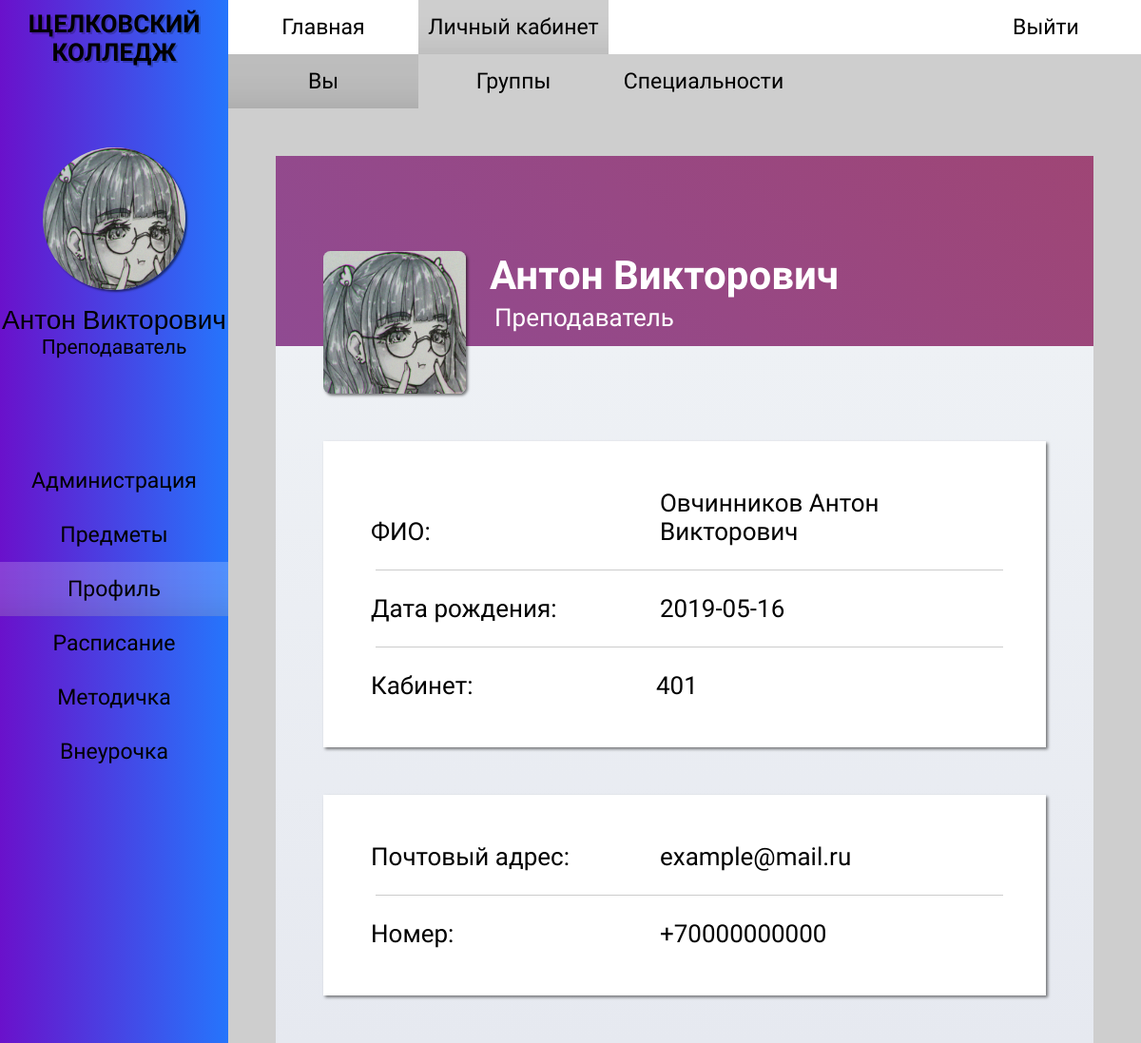
/student_you.php (signed in), run on the app's committed database.
### tables this page shows
CREATE TABLE `teachers` (
  `id_teacher` int(11) NOT NULL,
  `name` varchar(50) NOT NULL,
  `birth` date NOT NULL,
  `number` varchar(12) NOT NULL,
  `id_role` int(11) NOT NULL,
  `id_user` int(11) NOT NULL,
  `id_classroom` int(11) NOT NULL,
  `email` varchar(50) NOT NULL
);

CREATE TABLE `classrooms` (
  `id_classroom` int(11) NOT NULL,
  `name` varchar(10) NOT NULL
);

### student_you.php (the view, shortened to what this page needs)
<?
$user_id = $_SESSION['id_user'];
$role_id = $_SESSION['id_role'];
$user_info = $_SESSION['user_info'];
$user_fio = explode(' ', $user_info[0]);
$user_info[0] = $user_fio[1].' '.$user_fio[2];
require_once 'php/connection.php';
if ($role_id == 2)
{
    $query_user_info = "SELECT
                            teachers.name,
                            teachers.birth,
                            classrooms.name,
                            teachers.email,
                            teachers.number,
                            roles.name
                        FROM
                            teachers,
                            classrooms,
                            roles
                        WHERE
                            teachers.id_role = roles.id_role
                        AND
                            id_teacher = '$user_id'";
    $result_user_info = mysqli_query($link, $query_user_info);
    $data_user_info = mysqli_fetch_row($result_user_info);
    $user_name = $data_user_info[0];
    $user_birth = $data_user_info[1];
    $user_classroom = $data_user_info[2];
    $user_email = $data_user_info[3];
    $user_phone = $data_user_info[4];
}
?>
<!DOCTYPE html>
<html>
<head>
    <link rel="stylesheet" href="styles/style_admin.css">
    <link rel="stylesheet" href="styles/style_adaptability.css">
    <link rel="stylesheet" href="styles/contents/style_profile.css">
</head>
<body>
    <div id="main-wrapper">
        <div id="wrapper-one">
            <div id="side-bar">
                <div class="hm-logo">
                    <h2> <a href="index.php"> ЩЕЛКОВСКИЙ <br> КОЛЛЕДЖ </a> </h2>
                </div>
                <div class="sb-profile">
                    <img src="images/avatar.jpg">
                    <? echo " <p class='sb-name'> $user_info[0] </p>"; ?>
                    <? echo "<p class='sb-role'> $user_info[1] </p>"; ?>
                </div>
                <div class="sb-menu">
                    <ul>
                        <li> <a href="administration.php"> Администрация </a> </li>
                        <li> <a href="subject.php"> Предметы </a> </li>
                        <li> <a href="student_you.php" id="sb-menu_active"> Профиль </a> </li>
                        <li> <a href="schedule.php"> Расписание </a> </li>
                        <li> <a href="metodichka.php"> Методичка </a> </li>
                        <li> <a href="vneurochka.php"> Внеурочка </a> </li>
                    </ul>
                </div>
            </div>
        </div>
        <div id="wrapper-two">
            <div id="header-menu">
                <div class="hm-menu">
                    <ul>
                        <li> <a href="index.php"> Главная </a> </li>
                        <li> <a href="student_you.php" id="hm-menu_active"> Личный кабинет</a> </li>
                    </ul>
                </div>
                <div class="hm-login">
                    <a href="php/logout.php"> Выйти </a>
                </div>
            </div>
            <div id="nav-menu">
                <ul>
                    <li> <a href="student_you.php" id="nav-menu_active"> Вы </a> </li>
                    <li> <a href="student_group.php"> Группы </a> </li>
                    <li> <a href="student_specialty.php"> Специальности </a> </li>
                </ul>
            </div>
            <div id="content">
                <div id="profile">
                    <img src="images/avatar.jpg">
                    <div class='p-background'>
            <? echo "<h2 class='b-name'> $user_info[0] </h2>"; ?>
            <? echo "<p class='b-info'> $user_info[1] </p>"; ?>
                    </div>
                    <div class='info-background'>
                        <div class="user-info">
                            <p> ФИО: </p>
                            <? echo "<p> $user_name </p>"; ?>
                            <hr>
                            <p> Дата рождения: </p>
                            <? echo "<p> $user_birth </p>"; ?>
                            <hr>
                        <?
                        if ($role_id == 2 or $role_id == 1)
                        {
                            echo "<p> Кабинет: </p>";
                            echo "<p> $user_classroom </p>";
                        }
                        ?>
                        </div>
                        <div class="profile-info">
                            <p> Почтовый адрес: </p>
                            <? echo "<p> $user_email </p>"; ?>
                            <hr>
                            <p> Номер: </p>
                            <? echo "<p> $user_phone </p>"; ?>
                        </div>
                    </div>
                </div>
            </div>
        </div>
    </div>
</body>
</html>

### styles/style_admin.css (style rules this page uses)
* { box-sizing: border-box; margin: 0; padding: 0; }
html, head, body, #main-wrapper { font-family: "PT Sans Narrow", sans-serif, "Roboto", sans-serif, "Oswald", sans-serif; overflow-y: hidden; height: 100% !important; min-height: 100%; background-color: #CECECE; }
#wrapper-one { float: left; width: 20%; min-height: 100%; }
#wrapper-two { float: right; overflow-y: scroll; width: 80%; min-height: 100%; }
#wrapper-one { position: relative; z-index: 15; float: left; overflow: hidden; overflow: scroll; width: 20%; height: 100%; background-image: linear-gradient(to right, #6A11CB 0%, #2575FC 100%); -ms-overflow-style: none; scrollbar-width: none; }
.hm-logo h2 { font-family: "Oswald", sans-serif; font-size: 26px; padding: 10px 0; text-align: center; text-shadow: 2px 2px 0 rgba(0,0,0,0.2); }
.sb-profile img { display: block; width: 150px; height: 150px; margin: 75px auto 15px auto; border-radius: 100%; box-shadow: 2px 2px 2px 0 rgba(0,0,0,0.5); }
.sb-profile .sb-name { font-family: "Roboto", sans-serif; font-size: 28px; text-align: center; }
.sb-profile .sb-role { font-size: 21px; text-align: center; }
.sb-menu { display: flex; flex-direction: column; padding: 100px 0; }
.sb-menu ul { display: flex; flex-direction: column; width: 100%; list-style-type: none; }
.sb-menu a { font-size: 23px; display: block; width: 100%; padding: 15px 0 15px 0; transition: 0.3s linear; text-align: center; text-decoration: none; color: black; }
.sb-menu a:hover, #sb-menu_active { transition: 0.2s linear; background-color: rgba(255,255,255,0.2); box-shadow: 0 -75px 85px -130px rgba(0,0,0,0.85) inset; }
#header-menu { display: flex; background-color: white; flex-wrap: wrap; }
.hm-menu { display: flex; flex-wrap: wrap; }
.hm-menu ul { display: flex; width: 100%; list-style-type: none; flex-wrap: wrap; }
.hm-menu a { font-size: 23px; display: block; width: 100%; min-width: 200px; padding: 15px 0 15px 0; transition: 0.3s linear; text-align: center; text-decoration: none; color: black; }
.hm-menu a:hover, #hm-menu_active { transition: 0.2s linear; background-color: #CECECE; box-shadow: 0 -75px 85px -130px rgba(0,0,0,0.85) inset; }
.hm-login { margin-left: auto; }
.hm-login a { font-size: 23px; display: block; min-width: 200px; padding: 15px 0 15px 0; transition: 0.3s linear; text-align: center; text-decoration: none; color: black; background-color: white; }
.hm-logo a { text-decoration: none; color: black; }
#nav-menu { display: flex; background-color: #CECECE; flex-wrap: wrap; }
#nav-menu ul { font-size: 23px; display: flex; width: 100%; list-style-type: none; flex-wrap: wrap; }
#nav-menu a { display: block; width: 100%; min-width: 200px; padding: 15px 0 15px 0; transition: 0.3s linear; text-align: center; text-decoration: none; color: black; }
#nav-menu a:hover, #nav-menu_active { transition: 0.2s linear; background-color: #BDBDBD; box-shadow: 0 -75px 85px -130px rgba(0,0,0,0.85) inset; }
#content { padding: 50px; }

### styles/style_adaptability.css (style rules this page uses)
#main-wrapper { min-width: 800px; }
@media screen and (max-width: 1210px) { .hm-logo { width: 100%; } }
@media screen and (max-width: 1210px) { .hm-menu { align-items: center; justify-content: center; } }

### data on the page
teachers: name "Овчинников Антон Викторович", birth "2019-05-16", email "example@mail.ru", number "+70000000000"
classrooms: name "401"

### other printed values
$user_info[0] "Антон Викторович"
$user_info[1] "Преподаватель"
